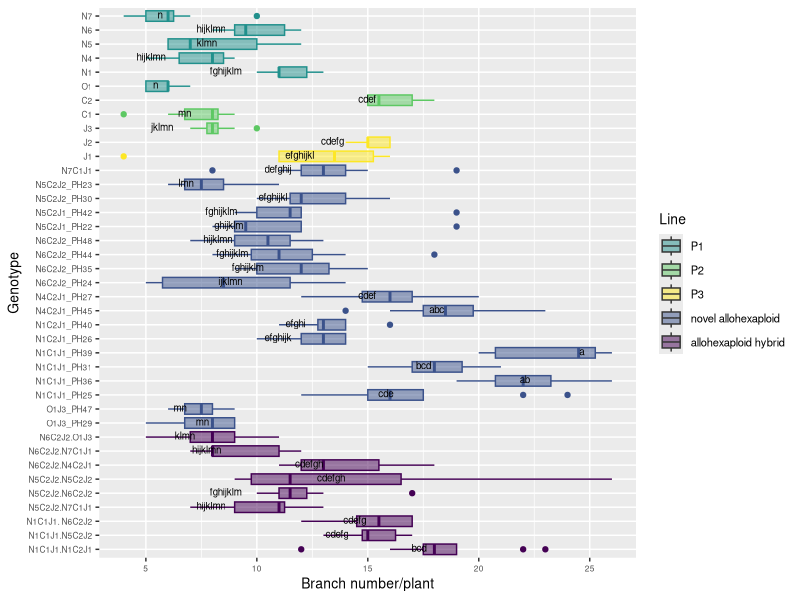

Reproduce this figure in R.
# Comparison 2XY: Novel allohexaploids

#load packages 
install.packages("multcompView")
install.packages("viridis")
library(viridis)

library(tidyverse)
library(dplyr)
library(ggplot2)
library(ggpubr)
library(datasets)
library(multcompView)


# vollständige Rohdatentabelle laden ######
getwd()
DATA <- read_csv("EPPN raw data complete 220419.csv")
View(DATA)


#drop first column
DATA = DATA[,2:37]
View(DATA)

#Comparison 2XY	einschließlich JO allohexaploids
# Aim: to determine if the NCJ allohexaploids have more similarity to each other than to their parent genotypes 

#### subsetting #####
#IMPORTANT: N5C2J2.N5C2J1_PH43 has only one parent genotype: N5C2J2 (PH30 and PH23), 
# N5C2J1_PH42 wieder drin

comp_2XY4 <- DATA[DATA$Genotype %in% c("N5", "N6", "N1", "N4", "N7","C1", "C2", "J1", "J2", 
                                      "O1", "J3",
                                      
                                      "N6C2J2_PH24", "N6C2J2_PH35", "N6C2J2_PH44", "N6C2J2_PH48", 
                                     "N5C2J1_PH22", "N5C2J1_PH42", "N5C2J2_PH30", "N5C2J2_PH23", "N1C1J1_PH25", "N1C1J1_PH36", 
                                     "N1C1J1_PH31", "N1C1J1_PH39", "N1C2J1_PH26", "N1C2J1_PH40", "N4C2J1_PH45",
                                     "N4C2J1_PH27", "N7C1J1",
                                     "O1J3_PH29", "O1J3_PH47",	
                                     
                                     "N1C1J1.N5C2J2", "N6C2J2.N7C1J1", "N5C2J2.N7C1J1", "N1C1J1. N6C2J2",
                                     "N5C2J2.N6C2J2","N1C1J1.N1C2J1", "N5C2J2.N5C2J2", "N6C2J2.N4C2J1", "N6C2J2.O1J3"), ]
head(comp_2XY4)
View(comp_2XY4)

#create column giving generation###############################################
#N5C2J1_PH42 wieder drin ######################################################## 
comp_2XY4 <- comp_2XY4 %>%
  mutate(Line = case_when(
  Genotype == "O1" ~ "P1",
  Genotype == "J3" ~ "P2",
  Genotype == "N1" ~ "P1",
  Genotype == "N4" ~ "P1",
  Genotype == "N5" ~ "P1",
  Genotype == "N6" ~ "P1",
  Genotype == "N7" ~ "P1",
  Genotype == "C1" ~ "P2",
  Genotype == "C2" ~ "P2",
  Genotype == "J1" ~ "P3",
  Genotype == "J2" ~ "P3",
  Genotype == "O1J3_PH29" ~ "novel allohexaploid",
  Genotype == "O1J3_PH47" ~ "novel allohexaploid",
  Genotype == "N5C2J1_PH22" ~ "novel allohexaploid",
  Genotype == "N5C2J1_PH42" ~ "novel allohexaploid",
  Genotype == "N5C2J2_PH23" ~ "novel allohexaploid",
  Genotype == "N6C2J2_PH24" ~ "novel allohexaploid",
  Genotype == "N1C1J1_PH25" ~ "novel allohexaploid",
  Genotype == "N1C2J1_PH26" ~ "novel allohexaploid",
  Genotype == "N4C2J1_PH27" ~ "novel allohexaploid",
  Genotype == "N5C2J2_PH30" ~ "novel allohexaploid",
  Genotype == "N1C1J1_PH31" ~ "novel allohexaploid",
  Genotype == "N6C2J2_PH35" ~ "novel allohexaploid",
  Genotype == "N1C1J1_PH36" ~ "novel allohexaploid",
  Genotype == "N1C1J1_PH39" ~ "novel allohexaploid",
  Genotype == "N1C2J1_PH40" ~ "novel allohexaploid",
  Genotype == "N6C2J2_PH44" ~ "novel allohexaploid",
  Genotype == "N4C2J1_PH45" ~ "novel allohexaploid",
  Genotype == "N6C2J2_PH48" ~ "novel allohexaploid",
  Genotype == "N7C1J1" ~ "novel allohexaploid",
  Genotype == "N1C1J1.N5C2J2" ~ "allohexaploid hybrid",
  Genotype == "N1C1J1.N1C2J1" ~ "allohexaploid hybrid",
  Genotype == "N5C2J2.N7C1J1" ~ "allohexaploid hybrid",
  Genotype == "N5C2J2.N5C2J2" ~ "allohexaploid hybrid",
  Genotype == "N1C1J1. N6C2J2" ~ "allohexaploid hybrid",
  Genotype == "N5C2J2.N6C2J2" ~ "allohexaploid hybrid",
  Genotype == "N6C2J2.O1J3" ~ "allohexaploid hybrid",
  Genotype == "N6C2J2.N4C2J1" ~ "allohexaploid hybrid",
  Genotype == "N6C2J2.N7C1J1" ~ "allohexaploid hybrid"))
view(comp_2XY4)

# ANOVA, Tukey & Boxplot with CLD according to Rosane Rech##########################################################
# loading the appropriate libraries
library(datasets)

#remove previous objects
rm(anova)
rm(tukey)
rm(cld)
rm(Tk)

# analysis of variance
anova <- aov(branch_number ~ Genotype, data = comp_2XY4)
summary(anova)

# Tukey's test
tukey <- TukeyHSD(anova)
print(tukey)

# compact letter display
cld <- multcompLetters4(anova, tukey)
print(cld)

# table with factors and 3rd quantile
Tk <- group_by(comp_2XY4, Genotype) %>%
  summarise(mean = round(mean(branch_number, na.rm = TRUE), digits = 1), quant = round(quantile(branch_number, probs = 0.75, na.rm = TRUE), digits = 1)) %>%
  arrange(desc(mean)) #WICHTIG: arrange(desc(mean)) muss hier rein!!!

# extracting the compact letter display and adding to the Tk table
cld <- as.data.frame.list(cld$Genotype)
Tk$cld <- cld$Letters
print(Tk) # print dient der Überprüfung: Mittelwerte und Letter code 
# in der gleichen Reihenfolge angeordnet?


#create column giving generation###############################################
#N5C2J1_PH42 wieder drin ########################################################
ANOVA_Tukey_2XY4 <- Tk %>%
  mutate(Line = case_when(
    Genotype == "O1" ~ "P1",
    Genotype == "J3" ~ "P2",
    Genotype == "N1" ~ "P1",
    Genotype == "N4" ~ "P1",
    Genotype == "N5" ~ "P1",
    Genotype == "N6" ~ "P1",
    Genotype == "N7" ~ "P1",
    Genotype == "C1" ~ "P2",
    Genotype == "C2" ~ "P2",
    Genotype == "J1" ~ "P3",
    Genotype == "J2" ~ "P3",
    Genotype == "O1J3_PH29" ~ "novel allohexaploid",
    Genotype == "O1J3_PH47" ~ "novel allohexaploid",
    Genotype == "N5C2J1_PH22" ~ "novel allohexaploid",
    Genotype == "N5C2J1_PH42" ~ "novel allohexaploid",
    Genotype == "N5C2J2_PH23" ~ "novel allohexaploid",
    Genotype == "N6C2J2_PH24" ~ "novel allohexaploid",
    Genotype == "N1C1J1_PH25" ~ "novel allohexaploid",
    Genotype == "N1C2J1_PH26" ~ "novel allohexaploid",
    Genotype == "N4C2J1_PH27" ~ "novel allohexaploid",
    Genotype == "N5C2J2_PH30" ~ "novel allohexaploid",
    Genotype == "N1C1J1_PH31" ~ "novel allohexaploid",
    Genotype == "N6C2J2_PH35" ~ "novel allohexaploid",
    Genotype == "N1C1J1_PH36" ~ "novel allohexaploid",
    Genotype == "N1C1J1_PH39" ~ "novel allohexaploid",
    Genotype == "N1C2J1_PH40" ~ "novel allohexaploid",
    Genotype == "N6C2J2_PH44" ~ "novel allohexaploid",
    Genotype == "N4C2J1_PH45" ~ "novel allohexaploid",
    Genotype == "N6C2J2_PH48" ~ "novel allohexaploid",
    Genotype == "N7C1J1" ~ "novel allohexaploid",
    Genotype == "N1C1J1.N5C2J2" ~ "allohexaploid hybrid",
    Genotype == "N1C1J1.N1C2J1" ~ "allohexaploid hybrid",
    Genotype == "N5C2J2.N7C1J1" ~ "allohexaploid hybrid",
    Genotype == "N5C2J2.N5C2J2" ~ "allohexaploid hybrid",
    Genotype == "N1C1J1. N6C2J2" ~ "allohexaploid hybrid",
    Genotype == "N5C2J2.N6C2J2" ~ "allohexaploid hybrid",
    Genotype == "N6C2J2.O1J3" ~ "allohexaploid hybrid",
    Genotype == "N6C2J2.N4C2J1" ~ "allohexaploid hybrid",
    Genotype == "N6C2J2.N7C1J1" ~ "allohexaploid hybrid"))

view(ANOVA_Tukey_2XY4)

# Reorder factor levels in comp_2XY4
#N5C2J1_PH42 removed!!!##
comp_2XY4ord <- comp_2XY4                             
comp_2XY4ord$Genotype <- factor(comp_2XY4ord$Genotype,     
                                levels = c("N1C1J1.N1C2J1", "N1C1J1.N5C2J2", "N1C1J1. N6C2J2", 
                                           "N5C2J2.N7C1J1", "N5C2J2.N6C2J2", "N5C2J2.N5C2J2", 
                                           "N6C2J2.N4C2J1", "N6C2J2.N7C1J1", "N6C2J2.O1J3",
                                           
                                           "O1J3_PH29", "O1J3_PH47",
                                           "N1C1J1_PH25", "N1C1J1_PH36","N1C1J1_PH31", "N1C1J1_PH39", 
                                           "N1C2J1_PH26", "N1C2J1_PH40", 
                                           "N4C2J1_PH45","N4C2J1_PH27",
                                           "N6C2J2_PH24", "N6C2J2_PH35", "N6C2J2_PH44", "N6C2J2_PH48", 
                                           "N5C2J1_PH22", "N5C2J1_PH42",
                                           "N5C2J2_PH30", "N5C2J2_PH23", 
                                           "N7C1J1",
                                           
                                           "J1", "J2", "J3", "C1", "C2", "O1", "N1", "N4", "N5", "N6", "N7"))

ANOVA_Tukey_2XY4ord <- ANOVA_Tukey_2XY4
ANOVA_Tukey_2XY4ord$Genotype <- factor(ANOVA_Tukey_2XY4ord$Genotype,     
                                  levels = c("N1C1J1.N1C2J1", "N1C1J1.N5C2J2", "N1C1J1. N6C2J2", 
                                             "N5C2J2.N7C1J1", "N5C2J2.N6C2J2", "N5C2J2.N5C2J2", 
                                             "N6C2J2.N4C2J1", "N6C2J2.N7C1J1", "N6C2J2.O1J3",
                                             
                                             "O1J3_PH29", "O1J3_PH47",
                                             "N1C1J1_PH25", "N1C1J1_PH36","N1C1J1_PH31", "N1C1J1_PH39", 
                                             "N1C2J1_PH26", "N1C2J1_PH40", 
                                             "N4C2J1_PH45","N4C2J1_PH27",
                                             "N6C2J2_PH24", "N6C2J2_PH35", "N6C2J2_PH44", "N6C2J2_PH48", 
                                             "N5C2J1_PH22", "N5C2J1_PH42",
                                             "N5C2J2_PH30", "N5C2J2_PH23", 
                                             "N7C1J1",
                                             
                                             "J1", "J2", "J3", "C1", "C2", "O1", "N1", "N4", "N5", "N6", "N7"))


#boxplot branch_number 2XY4
ggplot(comp_2XY4ord, aes(Genotype, branch_number, fill = Line, color = Line)) + 
  geom_boxplot() +
  labs(x="Genotype", y="Branch number/plant") +
  geom_text(data = ANOVA_Tukey_2XY4, aes(x = Genotype, y = quant, label = cld), color = "black", size = 2.5, vjust = 0.3, hjust = 3) +
  coord_flip() +
  theme(axis.title = element_text(size = 14),
        legend.text = element_text(size = 8),
        legend.title = element_text(size = 10),
        axis.title.x = element_text(size = 10),
        axis.title.y = element_text(size = 10),
        axis.text.x = element_text(size = 6),
        axis.text.y = element_text(size = 6)) +
  scale_color_viridis(discrete = TRUE, option = "D", direction = 1, alpha = 1, guide = "none") +  #legend removed by guide = "none" 
  scale_fill_viridis(discrete = TRUE, option = "D", direction = 1, alpha = 0.5,
                     breaks=c("P1", "P2", "P3", "novel allohexaploid", "allohexaploid hybrid"),
                     labels=c("P1", "P2", "P3", "novel allohexaploid", "allohexaploid hybrid")) ##reorder legend labels!
